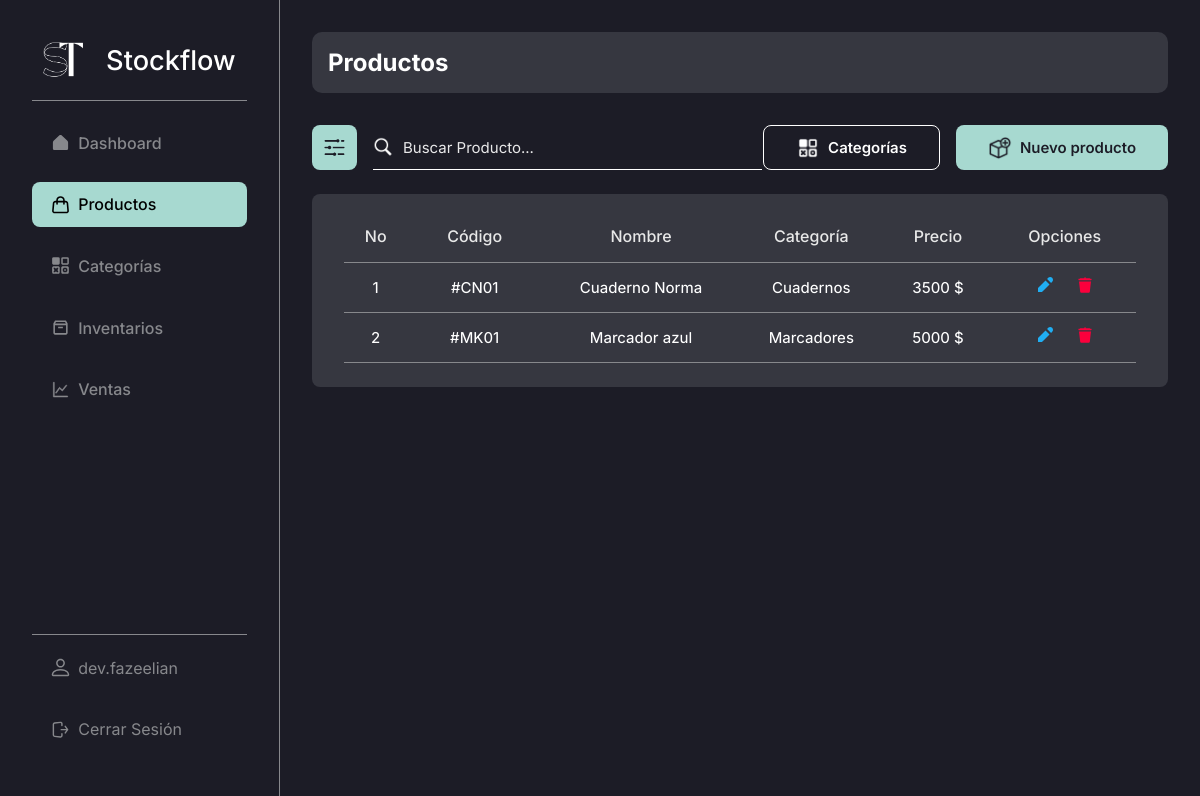
Page /admin/products/ (signed in) on the committed database.
### stockflow/models.py (models this page shows, shortened)
class User(db.Model):
    id = db.Column(db.Integer, primary_key = True) # Primary key
    email = db.Column(db.String(255), unique = True, nullable = False)
    username = db.Column(db.String(20), unique = True, nullable = False)
    names = db.Column(db.String(50), nullable = True, default="")
    last_names = db.Column(db.String(50), nullable = True, default="")
    password = db.Column(db.Text, nullable = False)
    profile_photo = db.Column(db.String(255), nullable=True, default="")

class Product(db.Model):
    id = db.Column(db.Integer, primary_key = True) # Primary key
    created_by = db.Column(db.Integer, db.ForeignKey("user.id"), nullable = False) # Foreign key
    name = db.Column(db.String(100), nullable = False)
    code = db.Column(db.String(10), nullable=False)
    category_id = db.Column(db.Integer, db.ForeignKey("category.id"), nullable = False) # Foreign key
    price = db.Column(db.Integer, nullable = False)
    image = db.Column(db.String(255), nullable = True)
    category = db.relationship('Category', backref='products', lazy=True)

class Category(db.Model):
    id = db.Column(db.Integer, primary_key = True) # Primary key
    created_by = db.Column(db.Integer, db.ForeignKey("user.id"), nullable = False) # Foreign key
    name = db.Column(db.String(50), unique = True, nullable = False)
    description = db.Column(db.String(255), default='Sin descripción')

### stockflow/modules/product.py (the view)
@bp.route("/", methods = ("GET", "POST"))
@login_required
def index():
    query = ""
    products = []
    if request.method == "POST":
        query = request.form.get("searchProduct", "")
        products = Product.query.filter(
            (
                Product.name.ilike(f"%{query}%") |  # Searching by name
                Product.code.ilike(f"%{query}%")  # Searching by code
            )
        ).all()
    else:
        products = Product.query.filter(Product.created_by == g.user.id).all()
    return render_template("modules/products/index.html", products = products, query=query)

### stockflow/auth.py (called while the page is built)
def login_required(view):
    @functools.wraps(view)
    def wrapped_view(**kwargs):
        if g.user is None:
            message = "Debes iniciar sesión"
            flash(message)
            return redirect(url_for("auth.login"))
        return view(**kwargs)
    return wrapped_view

@bp.before_app_request # Execute the next function in every request, every page
def load_logged_in_user():
    user_id = session.get("user_id")
    if user_id is None:
        g.user = None
    else:
        g.user = User.query.get_or_404(user_id)

### stockflow/templates/modules/products/index.html (shortened to what this page needs)
{% extends 'base-admin.html' %}
{% block content %}
    <head>
        <link rel="stylesheet" href="{{ url_for('static', filename='css/modules/products.css') }}">
    </head>
    <div class="content-group inter bg-black-light">
        <h2 class="color-white inter">Productos</h2>
    </div>
    <div class="top-page">
        <div class="cont-search">
            <button class="btn-search-filter bg-turquese-light-blue">
                <img src="{{ url_for('static', filename='img/icons/filter.png') }}" alt="">
            </button>
            <form action="{{ url_for('admin/products.index') }}" method="post" class="search-bar">
                <img src="{{ url_for('static', filename='img/icons/search.png') }}" alt="">
                <input type="text" class="color-white inter" name="searchProduct" value="{{ query }}" id="search" placeholder="Buscar Producto...">
            </form>
        </div>
        <div class="cont-create" style="gap: 1rem;">
            <a href="{{ url_for('admin/products/categories.index') }}" class="btn-create bg-black color-white inter" style="border: 1px solid white;">
                <img src="{{ url_for('static', filename='img/icons/categories.png') }}" alt="">
                <h2>Categorías</h2>
            </a>
            <a href="{{ url_for('admin/products.new') }}" class="btn-create bg-turquese-light-blue color-black inter">
                <img src="{{ url_for('static', filename='img/icons/add-product.png') }}" alt="">
                <h2>Nuevo producto</h2>
            </a>
        </div>
    </div>
    <table class="table inter bg-black-light">
        <thead>
            <tr class="thead color-white-gray">
                <th class="th th-no-prods">No</th>
                <th class="th th-code-prods">Código</th>
                <th class="th th-name-prods">Nombre</th>
                <th class="th th-category-prods">Categoría</th>
                <th class="th th-price-prods">Precio</th>
                <th class="th th-options-prods">Opciones</th>
            </tr>
        </thead>
        <tbody>
            {% if products %}
                {% for product in products | reverse %}
                    {% if g.user.id == product.created_by %}
                        <tr class="tbody">
                            <td class="td td-no-prods">{{ loop.index }}</td>
                            <td class="td td-code-prods">#{{ product.code }}</td>
                            <td class="td td-name-prods"><a href="#" class="color-white">{{ product.name }}</a></td>
                            <td class="td td-category-prods">{{ product.category.name }}</td>
                            <td class="td td-price-prods">{{ product.price }} $</td>
                            <td class="td td-options-prods">
                                <a href="{{ url_for('admin/products.update', id = product.id) }}">
                                    <svg
                                        xmlns="http://www.w3.org/2000/svg"
                                        viewBox="0 0 16 16"
                                        fill="#20AEF3"
                                    >
                                        <path
                                            d="M12.527 7.473L8.527 3.473 1 11 1 15 5 15zM11.172.828l-1.065 1.065 4 4 1.065-1.065c1.105-1.105 1.105-2.895 0-4l0 0C14.067-.276 12.276-.276 11.172.828z"
                                        />
                                    </svg>
                                </a>
                                <a href="{{ url_for('admin/products.delete', id = product.id) }}">
                                </a>
                            </td>
                        </tr>
                    {% else %}
                        <tr class="tbody">
                            <td class="td" style="width: 100%;">No hay productos creados por ti.</td>
                        </tr>
                    {% endif %}
                {% endfor %}
            {% endif %}
        </tbody>
    </table>
{% endblock %}

### stockflow/templates/base-admin.html (shortened to what this page needs)
<!DOCTYPE html>
<html lang="es">
<head>
    <link rel="stylesheet" href="{{ url_for('static', filename='css/global.css') }}">
    <link rel="stylesheet" href="{{ url_for('static', filename='css/base.css') }}">
    <link rel="stylesheet" href="{{ url_for('static', filename='css/tables.css') }}">
    <link rel="stylesheet" href="{{ url_for('static', filename='css/search.css') }}">
    <link rel="stylesheet" href="{{ url_for('static', filename='css/form.css') }}">
</head>
<body>
    <aside class="side-bar inter bg-black br-gray-1">
        <section class="side-bar-main">
            <h1 class="inter">
                <a href="{{ url_for('admin.dashboard') }}" class="color-white">
                    <img src="{{ url_for('static', filename='img/logo.png') }}" alt="">
                    Stockflow
                </a>
            </h1>
            <br>
            <div class="side-bar-divider" />
            <nav class="side-nav-bar">
                <a
                    href="{{ url_for('admin.dashboard') }}"
                    class="item-side-nav-bar inter {% if request.endpoint == 'admin.dashboard' %}item-side-nav-bar--active{% endif %}"
                >
                    Dashboard
                </a>
                <a
                    href="{{ url_for('admin/products.index') }}"
                    class="item-side-nav-bar inter {% if request.endpoint == 'admin/products.index' %}item-side-nav-bar--active{% endif %}"
                >
                    Productos
                </a>
                <a
                    href="{{ url_for('admin/products/categories.index') }}"
                    class="item-side-nav-bar inter {% if request.endpoint == 'admin/products/categories.index' %}item-side-nav-bar--active{% endif %}"
                >
                    Categorías
                </a>
                <a
                    href="{{ url_for('admin/inventories.index') }}"
                    class="item-side-nav-bar inter {% if request.endpoint == 'admin/inventories.index' %}item-side-nav-bar--active{% endif %}"
                >
                    Inventarios
                </a>
                <a
                    href="{{ url_for('admin/sales.index') }}"
                    class="item-side-nav-bar inter {% if request.endpoint == 'admin/sales.index' %}item-side-nav-bar--active{% endif %}"
                >
                    Ventas
                </a>
            </nav>
        </section>
        <footer class="side-bar-footer" style="flex-direction: column;">
            <a
                href="{{ url_for('admin.profile') }}"
                class="item-side-nav-bar inter {% if request.endpoint == 'admin.profile' %}item-side-nav-bar--active{% endif %}"
            >
                {{ g.user.username }}
            </a>
            <a href="{{ url_for('auth.logout') }}" class="item-side-nav-bar inter">
                Cerrar Sesión
            </a>
        </footer>
    </aside>
    <main class="page-content bg-black">
        {% block content %}{% endblock %}
    </main>
</body>
</html>

### stockflow/static/css/global.css (style rules this page uses)
* { box-sizing: border-box; padding: 0; margin: 0; }
body { display: flex; width: 100%; height: 100%; }
a { text-decoration: none; }
.page-content { display: flex; width: 100%; height: 100%; min-height: 100vh; margin-left: 280px; flex-direction: column; color: white; padding: 2rem; }
.content-group { display: flex; width: 100%; padding: 1rem; border-radius: 10px; }
.bg-black { background-color: #1C1C26; }
.bg-black-light { background-color: #363740; }
.bg-turquese-light-blue { background-color: #A7D9D0; }
.color-black { color: #1C1C26; }
.color-white { color: #FFF; }
.color-white-gray { color: #E8E8E8; }
.inter { font-family: "Inter", sans-serif; font-optical-sizing: auto; font-style: normal; }
.br-gray-1 { border-right: 1px solid #87888C; }

### stockflow/static/css/base.css (style rules this page uses)
.side-bar { display: flex; position: fixed; z-index: 1; top: 0; left: 0; width: 280px; flex-direction: column; height: 100vh; padding: 2.5rem 2rem 2rem; justify-content: space-between; }
.side-bar h1 { text-align: center; font-weight: 500; }
.side-bar h1 a { display: flex; font-size: 2rem; align-items: center; justify-content: space-around; }
.side-bar h1 a img { width: 40px; height: 40px; }
.side-bar-main { display: flex; width: 100%; height: auto; flex-direction: column; }
.side-nav-bar { display: flex; width: 100%; height: auto; list-style: none; flex-direction: column; margin-top: 20px; }
.side-nav-bar a { font-weight: 500; }
.item-side-nav-bar, .item-side-nav-bar--active { display: flex; width: 100%; height: auto; padding: 1rem 1.5rem 1rem; border-radius: 8px; margin-bottom: 1rem; text-decoration: none; align-items: center; gap: 10px; }
.item-side-nav-bar { color: #87888C; }
.item-side-nav-bar--active { color: black; background-color: #A7D9D0; }
.item-side-nav-bar--active svg { color: black !important; }
.item-side-nav-bar svg, .item-side-nav-bar--active svg { width: 20px; height: 20px; }
.item-side-nav-bar svg { color: #87888C !important; }
.side-bar-divider { display: flex; width: 100%; height: 1px; background-color: #87888C; }
.side-bar-footer { display: flex; width: 100%; min-height: 1px; border-top: 1px solid #87888C; align-items: center; justify-content: center; padding-top: 10px; }
@media screen and (max-width: 1440px) { .side-bar h1 a { font-size: 1.7rem; } }
@media screen and (max-width: 1440px) { .item-side-nav-bar, .item-side-nav-bar--active { padding: 0.8rem 1.2rem 0.8rem; gap: 8px; } }
@media screen and (max-width: 1440px) { .item-side-nav-bar svg, .item-side-nav-bar--active svg { width: 19px; height: 19px; } }

### stockflow/static/css/tables.css (style rules this page uses)
.table { display: flex; width: 100%; height: auto; margin: 2rem 0 2rem; flex-direction: column; border-radius: 8px; padding: 0 1.7rem 2rem; }
.thead { display: flex; width: 100%; height: auto; justify-content: space-between; padding: 1rem 0 0; border-bottom: 1px solid #87888C; }
.th { display: flex; width: auto; height: auto; padding: 1rem; font-size: 18px; justify-content: center; align-items: center; font-weight: 500; }
.tbody { display: flex; width: 100%; height: 100%; justify-content: space-between; border-bottom: 1px solid #87888C; }
.td { display: flex; width: auto; height: auto; font-size: 16px; justify-content: center; align-items: center; text-align: center; padding: 1rem 0 1rem; font-weight: 450; }
.td svg { width: 18px; height: 18px; }
@media screen and (max-width: 1440px) { .table { margin: 1.5rem 0 1.5rem; padding: 0 2rem 1.5rem; } }
@media screen and (max-width: 1440px) { .th { font-size: 16px; } }
@media screen and (max-width: 1440px) { .td { font-size: 15px; padding: 0.9rem 0 0.9rem; } }
@media screen and (max-width: 1440px) { .td svg { width: 16px; height: 16px; } }

### stockflow/static/css/modules/products.css (style rules this page uses)
.th-no-prods, .td-no-prods { width: 8%; }
.th-code-prods, .td-code-prods { width: 17%; }
.th-name-prods, .td-name-prods { width: 25%; }
.th-category-prods, .td-category-prods { width: 18%; }
.th-price-prods, .td-price-prods { width: 14%; }
.th-options-prods, .td-options-prods { width: 18%; }
.td-options-prods { gap: 1.5rem; }

### rows in the picture
User: user.username "dev.fazeelian"
Product: code "CN01", name "Cuaderno Norma", category.name "Cuadernos", price "3500"
Product: code "MK01", name "Marcador azul", category.name "Marcadores", price "5000"
